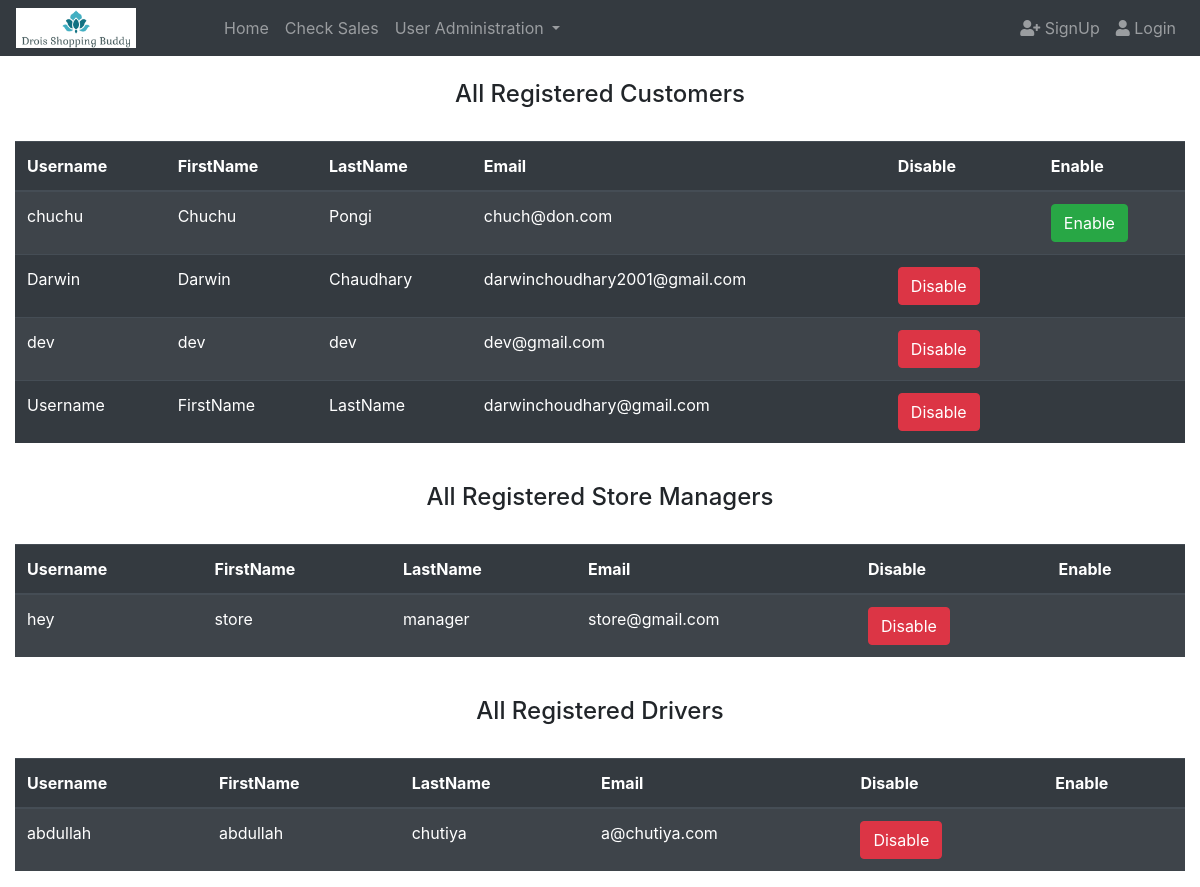
The page /regCustomers.php on the database its author committed.
### tables this page shows
CREATE TABLE `customer` (
  `idcustomer` varchar(45) NOT NULL,
  `firstName` varchar(45) DEFAULT NULL,
  `lastName` varchar(45) DEFAULT NULL,
  `password` varchar(200) DEFAULT NULL,
  `email` varchar(45) DEFAULT NULL,
  `enable` int(11) DEFAULT NULL,
  PRIMARY KEY (`idcustomer`)
);

CREATE TABLE `storemanager` (
  `idstoreManager` varchar(45) NOT NULL,
  `firstName` varchar(45) DEFAULT NULL,
  `lastName` varchar(45) DEFAULT NULL,
  `password` varchar(200) DEFAULT NULL,
  `email` varchar(45) DEFAULT NULL,
  `enable` int(11) DEFAULT NULL,
  PRIMARY KEY (`idstoreManager`)
);

CREATE TABLE `driver` (
  `iddriver` varchar(45) NOT NULL,
  `firstName` varchar(45) DEFAULT NULL,
  `lastName` varchar(45) DEFAULT NULL,
  `password` varchar(200) DEFAULT NULL,
  `email` varchar(45) DEFAULT NULL,
  `enable` int(11) DEFAULT NULL,
  PRIMARY KEY (`iddriver`)
);

### regCustomers.php (the view, shortened to what this page needs)
<?php
include_once 'views/view_navbar_admin.php';
include_once 'customer/component.php';
echo "<br><h4 class='text-center'>All Registered Customers</h4><br>";
$sql="SELECT * FROM customer";
if ($rs=$conn->query($sql)) {
  echo '<div class="col-md-auto"><table class="table table-striped table-dark">
<thead>
<tr>
<th scope="col">Username</th>
<th scope="col">FirstName</th>
<th scope="col">LastName</th>
<th scope="col">Email</th>
<th scope="col">Disable</th>
<th scope="col">Enable</th>
</tr>
</thead>
<tbody>';
  while ($row=$rs->fetch_assoc()) {
    if ((int)$row['enable']==1) {
    echo '<tr><td>'.$row['idcustomer'].'</td><td>'.$row['firstName'].'</td><td>'.$row['lastName'].'</td><td>'.$row['email'].'</td><td><form class="cart-items" action="regCustomers.php?action=disableAcc&id='.$row['idcustomer'].'&table=customer&idName=idcustomer" method="post"><button type="submit" class="btn btn-danger" name="disableAcc">Disable</button></form></td><td></td></tr>';
    }
    elseif ((int)$row['enable']==0) {
    echo '<tr><td>'.$row['idcustomer'].'</td><td>'.$row['firstName'].'</td><td>'.$row['lastName'].'</td><td>'.$row['email'].'</td><td></td><td><form class="cart-items" action="regCustomers.php?action=disableAcc&id='.$row['idcustomer'].'&table=customer&idName=idcustomer" method="post"><button type="submit" class="btn btn-success" name="enableAcc">Enable</button></form></td></tr>';
    }
  }
  echo '</tbody></table></div>';
}else {
  echo "sqlfailed:".$conn->error;
}
echo "<br><h4 class='text-center'>All Registered Store Managers</h4><br>";
$sql="SELECT * FROM storemanager";
if ($rs=$conn->query($sql)) {
  echo '<div class="col-md-auto"><table class="table table-striped table-dark">
<thead>
<tr>
<th scope="col">Username</th>
<th scope="col">FirstName</th>
<th scope="col">LastName</th>
<th scope="col">Email</th>
<th scope="col">Disable</th>
<th scope="col">Enable</th>
</tr>
</thead>
<tbody>';
  while ($row=$rs->fetch_assoc()) {
    if ((int)$row['enable']==1) {
    echo '<tr><td>'.$row['idstoreManager'].'</td><td>'.$row['firstName'].'</td><td>'.$row['lastName'].'</td><td>'.$row['email'].'</td><td><form class="cart-items" action="regCustomers.php?action=disableAcc&id='.$row['idstoreManager'].'&table=storemanager&idName=idstoreManager" method="post"><button type="submit" class="btn btn-danger" name="disableAcc">Disable</button></form></td><td></td></tr>';
    }
  }
  echo '</tbody></table></div>';
}else {
  echo "sqlfailed:".$conn->error;
}
echo "<br><h4 class='text-center'>All Registered Drivers</h4><br>";
$sql="SELECT * FROM driver";
if ($rs=$conn->query($sql)) {
  echo '<div class="col-md-auto"><table class="table table-striped table-dark">
<thead>
<tr>
<th scope="col">Username</th>
<th scope="col">FirstName</th>
<th scope="col">LastName</th>
<th scope="col">Email</th>
<th scope="col">Disable</th>
<th scope="col">Enable</th>
</tr>
</thead>
<tbody>';
  while ($row=$rs->fetch_assoc()) {
    if ((int)$row['enable']==1) {
    echo '<tr><td>'.$row['iddriver'].'</td><td>'.$row['firstName'].'</td><td>'.$row['lastName'].'</td><td>'.$row['email'].'</td><td><form class="cart-items" action="regCustomers.php?action=disableAcc&id='.$row['iddriver'].'&table=driver&idName=iddriver" method="post"><button type="submit" class="btn btn-danger" name="disableAcc">Disable</button></form></td><td></td></tr>';
    }
  }
  echo '</tbody></table></div>';
}else {
  echo "sqlfailed:".$conn->error;
}

### views/view_navbar_admin.php (shortened to what this page needs)
<!DOCTYPE html>
<html lang="en">
<head>
<link rel="stylesheet" href="https://stackpath.bootstrapcdn.com/bootstrap/4.4.1/css/bootstrap.min.css">
<link rel="stylesheet" href="https://cdnjs.cloudflare.com/ajax/libs/font-awesome/5.8.2/css/all.css" />
<link rel="stylesheet" href="css/main.css"/>
</head>
<body>
  <nav class="navbar navbar-expand-lg  navbar-dark bg-dark  ">
  <a class="navbar-brand zero-padding" href="#"><img src="images/logo.png" id="logo"></a>
  <div class="collapse navbar-collapse" id="navbarNavDropdown">
    <ul class="navbar-nav">
      <li class="nav-item ">
        <a class="nav-link" href="index.php">Home <span class="sr-only">(current)</span></a>
      </li>
      <li class="nav-item">
        <a class="nav-link" href="checkSales.php">Check Sales</a>
      </li>
      <li class="nav-item dropdown">
        <a class="nav-link dropdown-toggle" href="#" id="navbarDropdownMenuLink" data-toggle="dropdown" aria-haspopup="true" aria-expanded="false">
          User Administration
        </a>
      </li>
    </ul>
  </div>
    <div class="navbar-collapse collapse w-300 order-3 dual-collapse2">
      <?php
      if (isset($_SESSION['idcustomer'])) {
        echo '<ul class="navbar-nav ml-auto"><li class="nav-item"><a class="nav-link" href="loginIncludes\logout.inc.php">Logout</a></li></ul>';
      }
      elseif (isset($_SESSION['idadministrator'])) {
      echo '<ul class="navbar-nav ml-auto"><li class="nav-item"><a class="nav-link" href="loginIncludes\logout.inc.php">Logout</a></li></ul>';
      }
      elseif (isset($_SESSION['idstoreManager'])) {
      echo '<ul class="navbar-nav ml-auto"><li class="nav-item"><a class="nav-link" href="loginIncludes\logout.inc.php">Logout</a></li></ul>';
      }
      elseif (isset($_SESSION['iddriver'])) {
        echo '<ul class="navbar-nav ml-auto"><li class="nav-item"><a class="nav-link" href="loginIncludes\logout.inc.php">Logout</a></li></ul>';
      }
      else {
        echo '<ul class="navbar-nav ml-auto"><li class="nav-item"><a class="nav-link" href="signup.php"><i class="fas fa-user-plus"></i>  SignUp</a></li><li class="nav-item"><a class="nav-link" href="login.php"><i class="fas fa-user"></i>  Login</a></li></ul>';
      }
       ?>
    </div>
</nav>

### css/main.css (style rules this page uses)
.zero-padding { margin: 0; padding: 0; }
#logo { width: 60%; height: 100%; }

### rows shown on the page
customer: idcustomer "chuchu", firstName "Chuchu", lastName "Pongi", email "chuch@don.com"
customer: idcustomer "Darwin", firstName "Darwin", lastName "Chaudhary", email "darwinchoudhary2001@gmail.com"
customer: idcustomer "dev", firstName "dev", lastName "dev", email "dev@gmail.com"
customer: idcustomer "Username", firstName "FirstName", lastName "LastName", email "darwinchoudhary@gmail.com"
storemanager: idstoreManager "hey", firstName "store", lastName "manager", email "store@gmail.com"
driver: iddriver "abdullah", firstName "abdullah", lastName "chutiya", email "a@chutiya.com"
